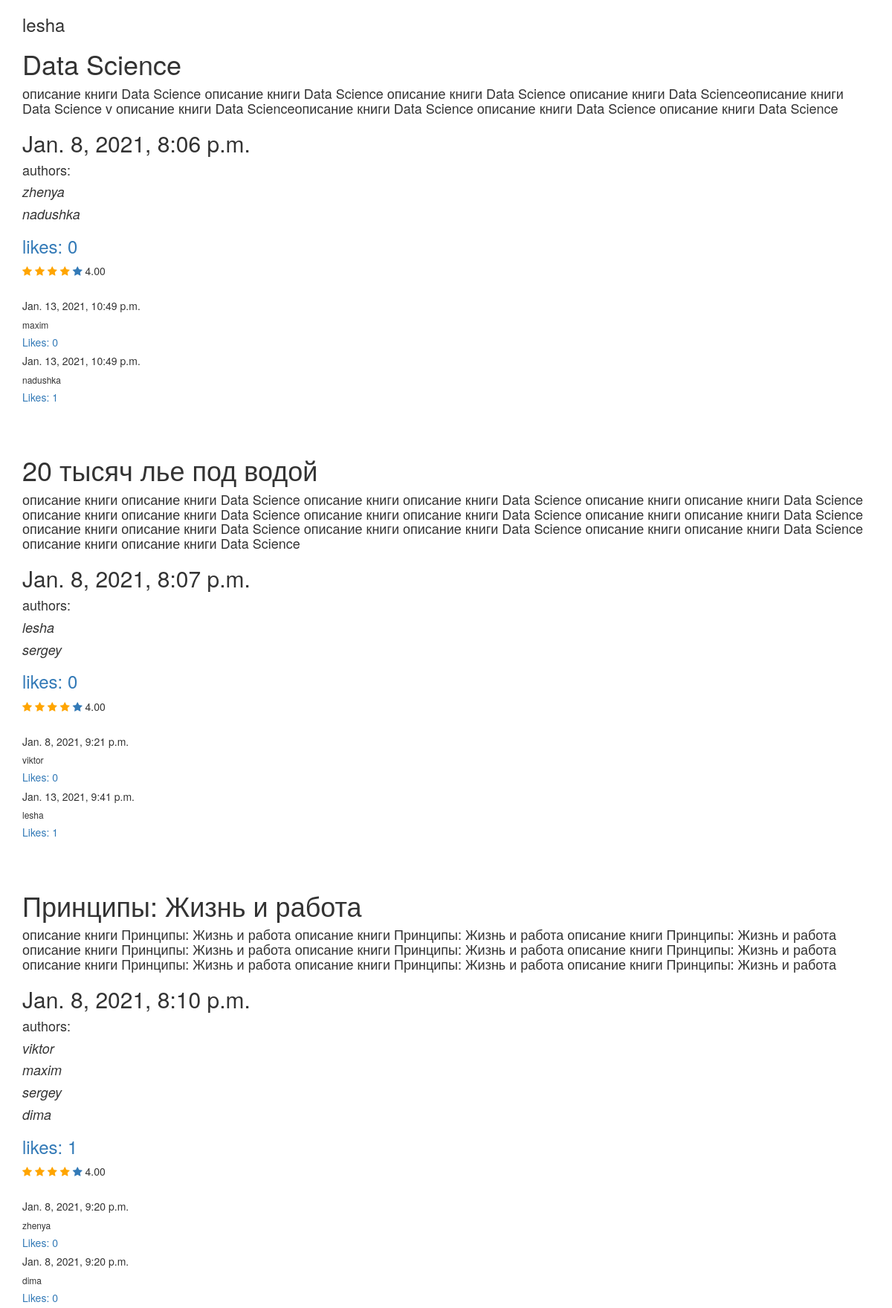
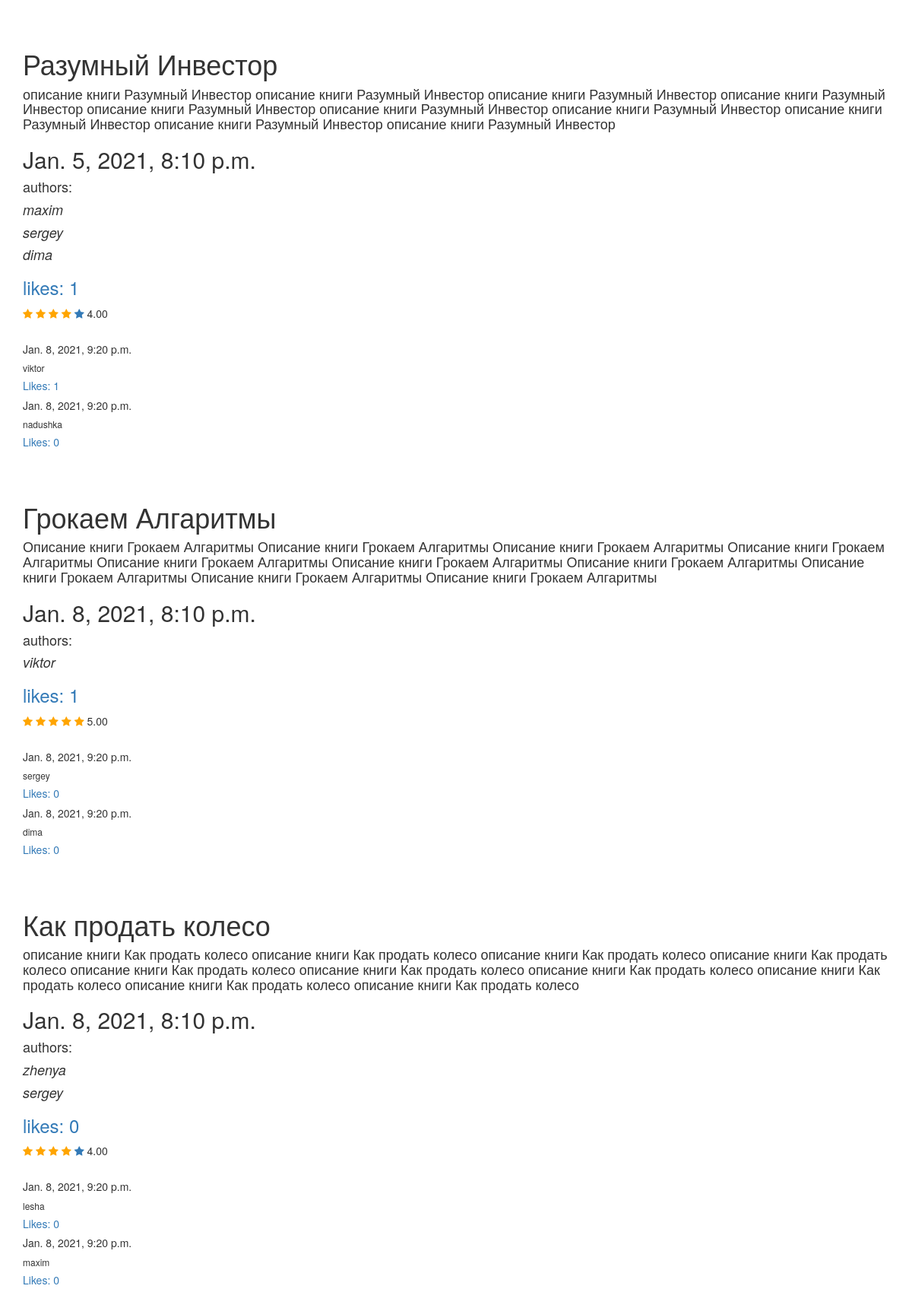
/shop/ (signed in), run on the app's committed database (2 pictures, top to bottom).
### manager/models.py (models this page shows, shortened)
class Book(models.Model):
    title = models.CharField(max_length=250)
    date = models.DateTimeField(verbose_name='date-time', auto_now=False)
    authors = models.ManyToManyField(User, related_name='books')
    description = models.TextField(verbose_name='описание', null=True)
    likes = models.PositiveIntegerField(default=0)
    users_like = models.ManyToManyField(User, through='manager.LikeBookUser', related_name='liked_books')
    genres = models.CharField(max_length=50, verbose_name='жанр', null=True)
    rate = models.DecimalField(max_digits=3, decimal_places=2, default=0.0)
    users_counted_stars = models.PositiveIntegerField(default=0, verbose_name='counted_stars')
    count_users = models.PositiveIntegerField(default=0, verbose_name='counted_users')

class Comment(models.Model):
    comment = models.TextField(verbose_name='comment')
    date = models.DateTimeField(auto_now=True)
    author = models.ForeignKey(User, on_delete=models.CASCADE, related_name='author_comment')
    book = models.ForeignKey(Book, on_delete=models.CASCADE, related_name='comments')
    users_like = models.ManyToManyField(
        User,
        through='manager.LikeCommentUser',
        related_name='liked_comment'
    )

### manager/views.py (the view)
# urls.py: path('', MyPage.as_view(), name='the-main-page'),
class MyPage(View):
    def get(self, request):
        context = {}
        comment_query = Comment.objects.annotate(count_like=Count('users_like'))
        comments = Prefetch('comments', comment_query)
        books = Book.objects.prefetch_related("authors", comments)
        context['books'] = books
        context['range'] = range(1, 6)
        return render(request, 'index.html', context)

### manager/templates/index.html (shortened to what this page needs)
<!DOCTYPE html>
<html lang="en">
<head>
    <link rel="stylesheet" href="https://maxcdn.bootstrapcdn.com/bootstrap/3.4.1/css/bootstrap.min.css">
    <link rel="stylesheet" href="https://cdnjs.cloudflare.com/ajax/libs/font-awesome/4.7.0/css/font-awesome.min.css">
</head>
<body>
<div class="container">
    <h3>{{ user }}</h3>
    {% for b in books %}
    <h1>{{ b.title }}</h1>
    <h4> {{ b.description}} </h4>
    <h2>{{ b.date }}</h2>
    <h4> authors: </h4>
    {% for i in b.authors.all %}
    <h4><i> {{ i }}</i></h4>
    {% endfor %}
    <a href="{% url 'add_like' id=b.id %}"><h3> likes: {{ b.likes }} </h3></a>
    {% for i in range %}
        {% if b.rate >= i %}
        <a href="{% url 'add_rating' id=b.id rate=i %}">
        <span class="fa fa-star checked"></span>
        </a>
        {% else %}
        <a href="{% url 'add_rating' id=b.id rate=i %}">
        <span class="fa fa-star" href="{% url 'add_rating' rate=i id=b.id  %}"></span>
        </a>
        {% endif %}
    {% endfor %}
     {{ b.rate }}
    <br><br>
    {% for comment in b.comments.all %}
    <h5>{{ comment.date }}</h5>
    <h6>{{ comment.author }} </h6>
    <a href="{% url 'comment_like' id=comment.id %}"><h5>Likes: {{ comment.count_like }}</h5></a>
    {% endfor %}
    <br><br>
    {% endfor %}
</div>
</body>
</html>

### manager/templates/index.html (style rules this page uses)
.checked { color: orange; }

### data on the page
Book: title "Data Science", description "описание книги Data Science описание книги Data Science описание книги Data Science описание книги Data Scienceописание книги Data Science v описание книги Data Scienceописание книги Data Science описание книги Data Science описание книги Data Science", date "Jan. 8, 2021, 8:06 p.m.", likes "0", rate "4.00"
Comment: date "Jan. 13, 2021, 10:49 p.m.", author "maxim", count_like "0"
Comment: date "Jan. 13, 2021, 10:49 p.m.", author "nadushka", count_like "1"
Book: title "20 тысяч лье под водой", description "описание книги описание книги Data Science описание книги описание книги Data Science описание книги описание книги Data Science описание книги описание книги Data Science описание книги описание книги Data Science описание книги описание книги Data Science описание книги описание книги Data Science описание книги описание книги Data Science описание книги описание книги Data Science описание книги описание книги Data Science", date "Jan. 8, 2021, 8:07 p.m.", likes "0", rate "4.00"
Comment: date "Jan. 8, 2021, 9:21 p.m.", author "viktor", count_like "0"
Comment: date "Jan. 13, 2021, 9:41 p.m.", author "lesha", count_like "1"
Book: title "Принципы: Жизнь и работа", description "описание книги Принципы: Жизнь и работа описание книги Принципы: Жизнь и работа описание книги Принципы: Жизнь и работа описание книги Принципы: Жизнь и работа описание книги Принципы: Жизнь и работа описание книги Принципы: Жизнь и работа описание книги Принципы: Жизнь и работа описание книги Принципы: Жизнь и работа описание книги Принципы: Жизнь и работа", date "Jan. 8, 2021, 8:10 p.m.", likes "1", rate "4.00"
Comment: date "Jan. 8, 2021, 9:20 p.m.", author "zhenya", count_like "0"
Comment: date "Jan. 8, 2021, 9:20 p.m.", author "dima", count_like "0"
Book: title "Разумный Инвестор", description "описание книги Разумный Инвестор описание книги Разумный Инвестор описание книги Разумный Инвестор описание книги Разумный Инвестор описание книги Разумный Инвестор описание книги Разумный Инвестор описание книги Разумный Инвестор описание книги Разумный Инвестор описание книги Разумный Инвестор описание книги Разумный Инвестор", date "Jan. 5, 2021, 8:10 p.m.", likes "1", rate "4.00"
Comment: date "Jan. 8, 2021, 9:20 p.m.", author "viktor", count_like "1"
Comment: date "Jan. 8, 2021, 9:20 p.m.", author "nadushka", count_like "0"
Book: title "Грокаем Алгаритмы", description "Описание книги Грокаем Алгаритмы Описание книги Грокаем Алгаритмы Описание книги Грокаем Алгаритмы Описание книги Грокаем Алгаритмы Описание книги Грокаем Алгаритмы Описание книги Грокаем Алгаритмы Описание книги Грокаем Алгаритмы Описание книги Грокаем Алгаритмы Описание книги Грокаем Алгаритмы Описание книги Грокаем Алгаритмы", date "Jan. 8, 2021, 8:10 p.m.", likes "1", rate "5.00"
Comment: date "Jan. 8, 2021, 9:20 p.m.", author "sergey", count_like "0"
Comment: date "Jan. 8, 2021, 9:20 p.m.", author "dima", count_like "0"
Book: title "Как продать колесо", description "описание книги Как продать колесо описание книги Как продать колесо описание книги Как продать колесо описание книги Как продать колесо описание книги Как продать колесо описание книги Как продать колесо описание книги Как продать колесо описание книги Как продать колесо описание книги Как продать колесо описание книги Как продать колесо", date "Jan. 8, 2021, 8:10 p.m.", likes "0", rate "4.00"
Comment: date "Jan. 8, 2021, 9:20 p.m.", author "lesha", count_like "0"
Comment: date "Jan. 8, 2021, 9:20 p.m.", author "maxim", count_like "0"

### other printed values
{{ user }} "lesha"
{{ i }} "zhenya"
{{ i }} "nadushka"
{{ i }} "lesha"
{{ i }} "sergey"
{{ i }} "viktor"
{{ i }} "maxim"
{{ i }} "dima"
